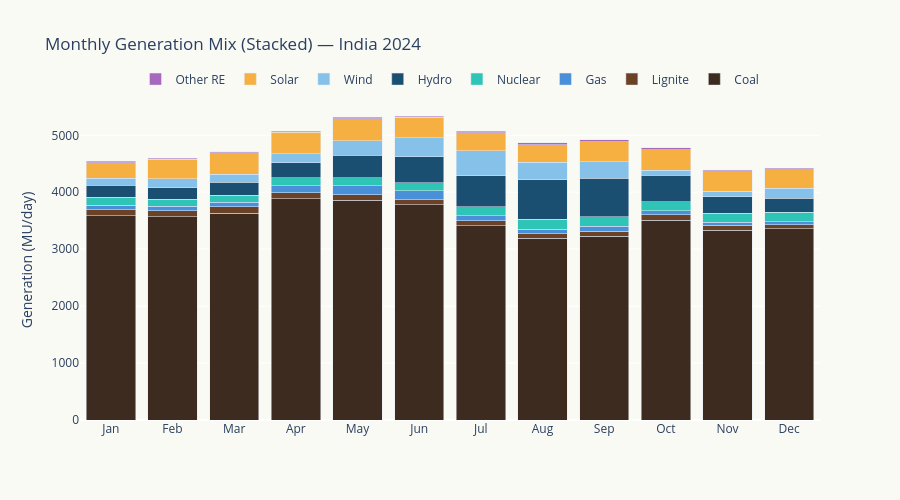

Notebook cell for this chart:
### Markdown cell above
## 2. Monthly Stacked Bar — The Shifting Mix

### Code cell
fig = go.Figure()
for col, label in zip(fuel_cols, fuel_labels):
    fig.add_trace(go.Bar(
        x=month_names, y=monthly[col],
        name=label, marker_color=palette[col],
        hovertemplate=f'{label}: %{{y:.0f}} MU<extra></extra>',
    ))

fig.update_layout(
    title='Monthly Generation Mix (Stacked) — India 2024',
    yaxis_title='Generation (MU/day)',
    barmode='stack',
    plot_bgcolor='#FAFAF5', paper_bgcolor='#FAFAF5',
    height=500,
    legend=dict(orientation='h', yanchor='bottom', y=1.02, x=0.5, xanchor='center'),
)
fig.show()

### Figure 1 — Plotly figure (JSON) as saved in the notebook; plotly's stock layout.template omitted (floating-point values rounded to 4 significant figures)
{"data": [{"hovertemplate": "Coal: %{y:.0f} MU<extra></extra>", "marker": {"color": "#3D2B1F"}, "name": "Coal", "type": "bar", "x": ["Jan", "Feb", "Mar", "Apr", "May", "Jun", "Jul", "Aug", "Sep", "Oct", "Nov", "Dec"], "y": [3591.0, 3574.0, 3629.0, 3886.0, 3856.0, 3777.0, 3414.0, 3191.0, 3231.0, 3509.0, 3336.0, 3357.0]}, {"hovertemplate": "Lignite: %{y:.0f} MU<extra></extra>", "marker": {"color": "#6B4226"}, "name": "Lignite", "type": "bar", "x": ["Jan", "Feb", "Mar", "Apr", "May", "Jun", "Jul", "Aug", "Sep", "Oct", "Nov", "Dec"], "y": [102.5, 99.62, 113.8, 107.0, 97.42, 93.51, 89.2, 81.05, 88.33, 92.7, 87.34, 74.04]}, {"hovertemplate": "Gas: %{y:.0f} MU<extra></extra>", "marker": {"color": "#4A90D9"}, "name": "Gas", "type": "bar", "x": ["Jan", "Feb", "Mar", "Apr", "May", "Jun", "Jul", "Aug", "Sep", "Oct", "Nov", "Dec"], "y": [82.3, 81.8, 80.1, 122.7, 163.0, 153.5, 86.27, 81.76, 83.41, 77.55, 47.53, 50.84]}, {"hovertemplate": "Nuclear: %{y:.0f} MU<extra></extra>", "marker": {"color": "#2EC4B6"}, "name": "Nuclear", "type": "bar", "x": ["Jan", "Feb", "Mar", "Apr", "May", "Jun", "Jul", "Aug", "Sep", "Oct", "Nov", "Dec"], "y": [134.2, 118.4, 128.0, 140.2, 141.5, 139.3, 153.2, 175.8, 163.2, 152.6, 160.1, 164.0]}, {"hovertemplate": "Hydro: %{y:.0f} MU<extra></extra>", "marker": {"color": "#1B4F72"}, "name": "Hydro", "type": "bar", "x": ["Jan", "Feb", "Mar", "Apr", "May", "Jun", "Jul", "Aug", "Sep", "Oct", "Nov", "Dec"], "y": [210.4, 204.6, 223.5, 266.4, 395.5, 458.3, 550.2, 693.4, 683.2, 467.6, 286.9, 250.8]}, {"hovertemplate": "Wind: %{y:.0f} MU<extra></extra>", "marker": {"color": "#85C1E9"}, "name": "Wind", "type": "bar", "x": ["Jan", "Feb", "Mar", "Apr", "May", "Jun", "Jul", "Aug", "Sep", "Oct", "Nov", "Dec"], "y": [129.3, 162.2, 144.9, 151.3, 254.7, 335.6, 439.6, 308.0, 286.3, 91.54, 96.29, 176.7]}, {"hovertemplate": "Solar: %{y:.0f} MU<extra></extra>", "marker": {"color": "#F5B041"}, "name": "Solar", "type": "bar", "x": ["Jan", "Feb", "Mar", "Apr", "May", "Jun", "Jul", "Aug", "Sep", "Oct", "Nov", "Dec"], "y": [267.2, 335.9, 372.8, 377.6, 387.6, 358.7, 313.0, 302.7, 354.0, 360.6, 343.0, 322.5]}, {"hovertemplate": "Other RE: %{y:.0f} MU<extra></extra>", "marker": {"color": "#A569BD"}, "name": "Other RE", "type": "bar", "x": ["Jan", "Feb", "Mar", "Apr", "May", "Jun", "Jul", "Aug", "Sep", "Oct", "Nov", "Dec"], "y": [25.72, 23.52, 22.86, 23.57, 24.61, 23.98, 29.03, 32.77, 34.99, 28.56, 27.28, 29.6]}], "layout": {"barmode": "stack", "height": 500, "legend": {"orientation": "h", "x": 0.5, "xanchor": "center", "y": 1.02, "yanchor": "bottom"}, "paper_bgcolor": "#FAFAF5", "plot_bgcolor": "#FAFAF5", "title": {"text": "Monthly Generation Mix (Stacked) — India 2024"}, "yaxis": {"title": {"text": "Generation (MU/day)"}}}}
